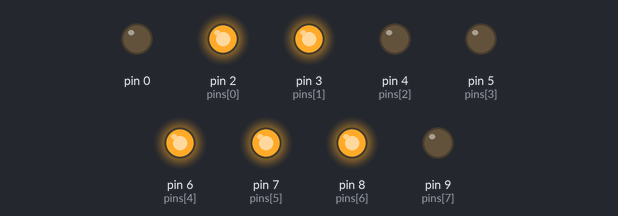
Simulated run of this sketch. Board: Arduino Uno, built with avr-gcc and run on an emulated ATmega328P. On the bench: output pins drawn as LEDs (lit = HIGH).

Above: at 0.1 s.
At 2.1 s:
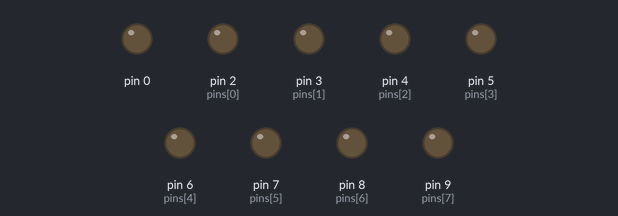
Timing chart, 0 to 3.6 s (numbered marks = the images above):
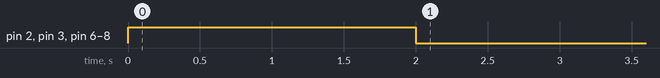

The sketch:

Binary.ino
```cpp
//Array of pins
int pins[] = {2, 3, 4, 5, 6, 7, 8, 9};

void setup() {
  // put your setup code here, to run once:
  for( int i = 0; i < sizeof(pins); i++ )
  {
    pinMode( pins[i], OUTPUT );
  }
  displayNum( 115 );
  delay(2000);
  turnPinsOff();
}

void loop() {
  // put your main code here, to run repeatedly:

}

void displayNum( int num )
{
  int i = 0;
  while( num > 0 )
  {
    int rem = num % 2;
    if( rem == 1 )
    {
      digitalWrite( pins[i], HIGH );
    }
    num /= 2;
    i++;
  }
}//end displayNum

void turnPinsOff()
{
  for( int i = 0; i < sizeof(pins); i++ )
  {
    digitalWrite( pins[i], LOW );
  }
}//end turnPinsOff
```
